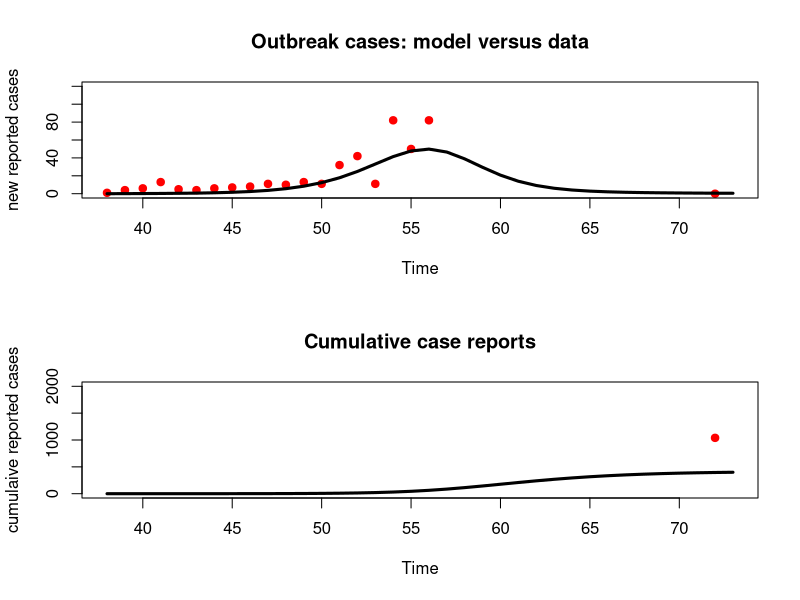

Write R code to recreate this figure.
#setwd("C:/...") # only needed if script is opened outside Rproj

library(deSolve)

cases <- read.csv('hepEdata_end.csv')

# set up a function to solve the model
HepE<-function(t, state, parameters) 
{
  with(as.list(c(state, parameters)),
       {
         
         # define intervention variables
         vac_rate <- vac_cov_i
         vaccinate <- (t>=(week_start+week_interv))*(t<week_start+week_interv+campaignweeks)*vac_rate
         lat_cov <- (t>=(week_start+week_interv))*lat_cov_i
         latrine <- (1-lat_eff*lat_cov)
         
         # define variables
         P <- (S+E+I+R+V)
         seas<-1+amp*cos(2*pi*(t-phi)/52)
         beta<-(R0*(muo+tau)*(gamma+muo))/gamma
         # include reduction in transmission due to latrines
         lam <- latrine*beta*seas*I/P
         
         
         # rate of change
         dS <- mui*P-muo*S-lam*S+omega*R-vaccinate*S+omega*V
         dE <- -muo*E+lam*S-gamma*E
         dI <- -muo*I+gamma*E-tau*I
         dR <- -muo*R+tau*I-omega*R
         dV <- -muo*V-omega*V+vaccinate*S
         
         # return the rate of change
         list(c(dS, dE, dI, dR, dV),new.inf=report*lam*S)
       }
  ) 
  
}

# MODEL INITIAL CONDITIONS
initP<-3000

initE<-1
initI<-0
initR<-0
initV<-0
initS<-initP-initE-initI-initR-initV
state <- c(S = initS, E=initE, I = initI,R = initR, V = initV)

#previously fitted parameter estimates
# estimate
#R0    6.076261 inital pop 2892.532196

#MODEL PARAMETERS
parameters <- c(mui=(1/(50*52)),    # birth
                muo=(1/(50*52)),    # death
                R0=6.1,               # basic reproduction number
                omega=(1/(10*52)),  # rate of loss of immunity = 1/(average duration of immunity)
                gamma=1/2,          # rate of movement from latent to infectious stage = 1/(average latent period)
                tau=1/4,            # rate of recovery = 1/(average duration of infection)
                report=1/7,         # proportion of all infections that are reported
                amp=0,              # relative amplitude of seasonal forcing
                phi=0,              # week of peak in seasonal forcing
                week_interv = 5,    # weeks after first case when the intervention starts
                lat_cov_i = 0.24,   # intervention coverage of latrines (baseline)
                lat_eff = 0.7,      # efficacy of latrines in reducing transmission
                vac_cov_i = 0,      # coverage of vaccine campaign
                vac_eff = 0,        # efficacy of vaccine 
                campaignweeks = 4   # time taken to reach target coverage
)

# Set the start and end time for the model simulation
week_start <- 38
week_stop <- 73
times <- seq(week_start, week_stop , by = 1)

#Numerical solving of ODEs
out <- ode(y = state, times = times, func = HepE, parms = parameters)
pop<-out[,"S"]+out[,"E"]+out[,"I"]+out[,"R"]+out[,"V"]
# define the actual week for the model output

inc <- out[,"new.inf"]
par(mfrow=c(2,1))

plot(cases$week,cases$new.case,pch=19,col='red',xlim=c(week_start,week_stop),ylim=c(0,120),main = "Outbreak cases: model versus data",xlab = "Time",ylab="new reported cases")
lines(out[,"time"],inc,lwd=3)

# The news report states that the final size of the epidemic was 1040
cumulativereports<- parameters["report"]*out[,"R"]
plot(tail(cases$week,n=1),1040,type='p',xlim=c(week_start,week_stop),ylim=c(0,2000),col='red',pch=19,main = "Cumulative case reports",xlab = "Time",ylab="cumulaive reported cases")
lines(out[,"time"],cumulativereports,lwd=3)     
